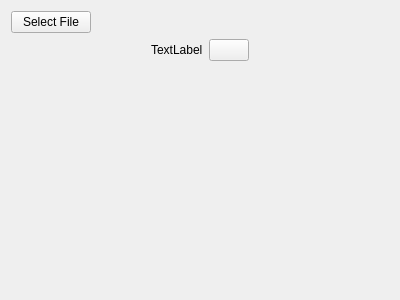
<?xml version="1.0" encoding="UTF-8"?>
<ui version="4.0">
 <class>Form</class>
 <widget class="QWidget" name="Form">
  <property name="geometry">
   <rect>
    <x>0</x>
    <y>0</y>
    <width>400</width>
    <height>300</height>
   </rect>
  </property>
  <property name="windowTitle">
   <string>Form</string>
  </property>
  <layout class="QGridLayout" name="gridLayout">
   <item row="0" column="0">
    <layout class="QVBoxLayout" name="verticalLayout">
     <item>
      <layout class="QHBoxLayout" name="horizontalLayout_2">
       <item>
        <widget class="QPushButton" name="add_file_pushButton">
         <property name="text">
          <string>Select File</string>
         </property>
        </widget>
       </item>
       <item>
        <spacer name="horizontalSpacer">
         <property name="orientation">
          <enum>Qt::Horizontal</enum>
         </property>
         <property name="sizeHint" stdset="0">
          <size>
           <width>40</width>
           <height>20</height>
          </size>
         </property>
        </spacer>
       </item>
      </layout>
     </item>
     <item>
      <layout class="QHBoxLayout" name="horizontalLayout">
       <item>
        <spacer name="horizontalSpacer_3">
         <property name="orientation">
          <enum>Qt::Horizontal</enum>
         </property>
         <property name="sizeHint" stdset="0">
          <size>
           <width>40</width>
           <height>20</height>
          </size>
         </property>
        </spacer>
       </item>
       <item>
        <widget class="QLabel" name="filename_label">
         <property name="text">
          <string>TextLabel</string>
         </property>
        </widget>
       </item>
       <item>
        <widget class="QPushButton" name="delete_file_pushButton">
         <property name="text">
          <string/>
         </property>
        </widget>
       </item>
       <item>
        <spacer name="horizontalSpacer_2">
         <property name="orientation">
          <enum>Qt::Horizontal</enum>
         </property>
         <property name="sizeHint" stdset="0">
          <size>
           <width>40</width>
           <height>20</height>
          </size>
         </property>
        </spacer>
       </item>
      </layout>
     </item>
     <item>
      <spacer name="verticalSpacer">
       <property name="orientation">
        <enum>Qt::Vertical</enum>
       </property>
       <property name="sizeHint" stdset="0">
        <size>
         <width>20</width>
         <height>40</height>
        </size>
       </property>
      </spacer>
     </item>
    </layout>
   </item>
  </layout>
 </widget>
 <resources/>
 <connections/>
</ui>
